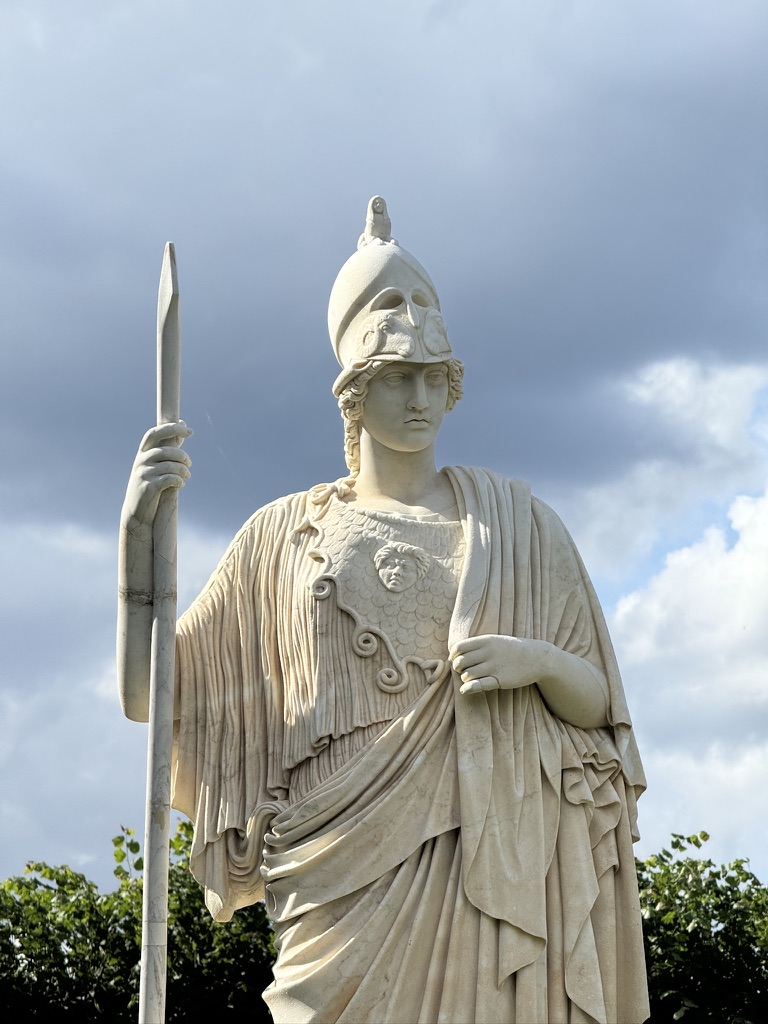
#> input picture ex1/1a.jpeg, 768 x 1024 px
$ python 1.py
#> lines starting #> are read from the running program, lines starting #| are printed output that depends on the picture
import cv2 as cv

my_image = cv.imread('1a.jpeg')
#> my_image is the input picture: shape (1024, 768, 3); mean B, G, R 168.7, 163.4, 154.7

# a
blurred_3x3 = cv.GaussianBlur(my_image, (3, 3), 0)
blurred_5x5 = cv.GaussianBlur(my_image, (5, 5), 0)
blurred_9x9 = cv.GaussianBlur(my_image, (9, 9), 0)
blurred_11x11 = cv.GaussianBlur(my_image, (11, 11), 0)
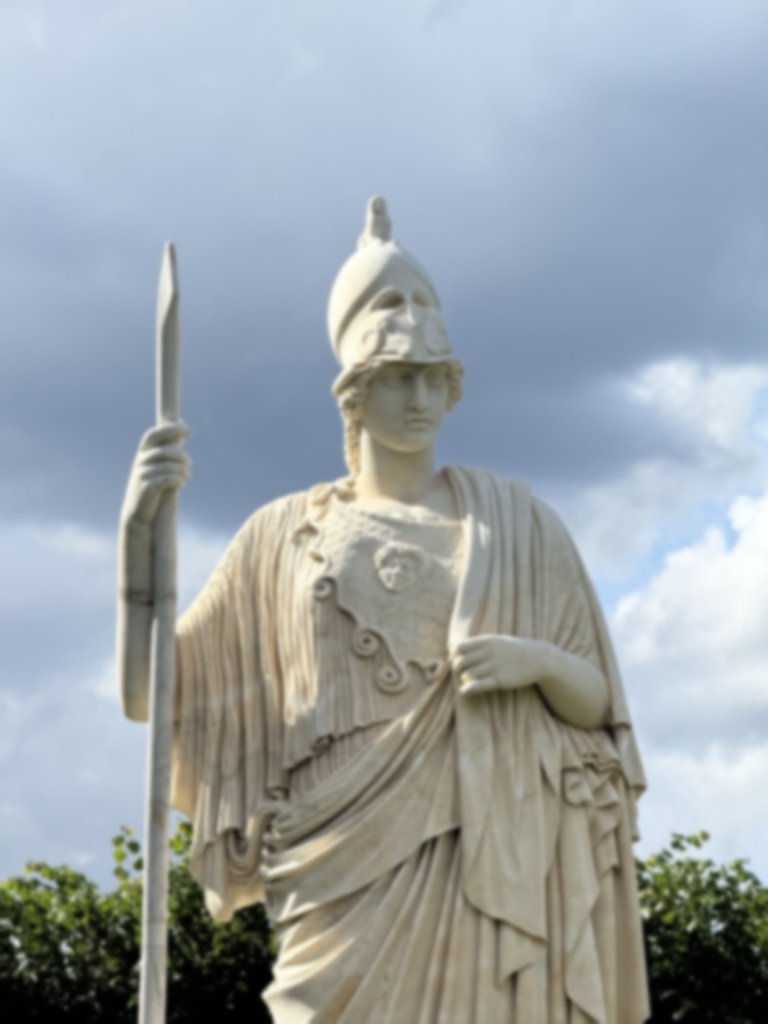
#> blurred_11x11: shape (1024, 768, 3); mean B, G, R 168.7, 163.4, 154.7

cv.imshow("Original", my_image)
cv.imshow("3x3 Gaussian", blurred_3x3)
cv.imshow("5x5 Gaussian", blurred_5x5)
cv.imshow("9x9 Gaussian", blurred_9x9)
cv.imshow("11x11 Gaussian", blurred_11x11)


# b
double_blurred_5x5 = cv.GaussianBlur(blurred_5x5, (5, 5), 0)
cv.imshow("5x5 Gaussian Double", double_blurred_5x5)


cv.waitKey(0)
cv.destroyAllWindows()
